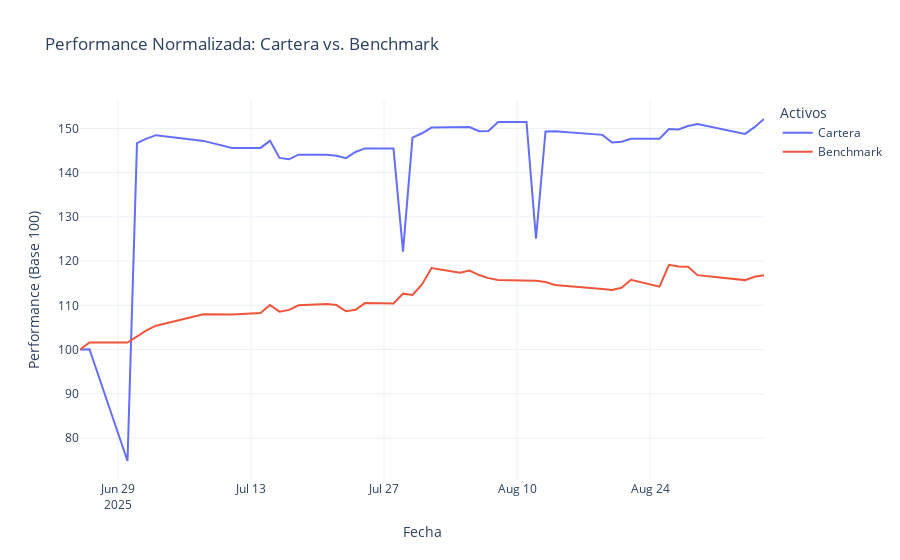
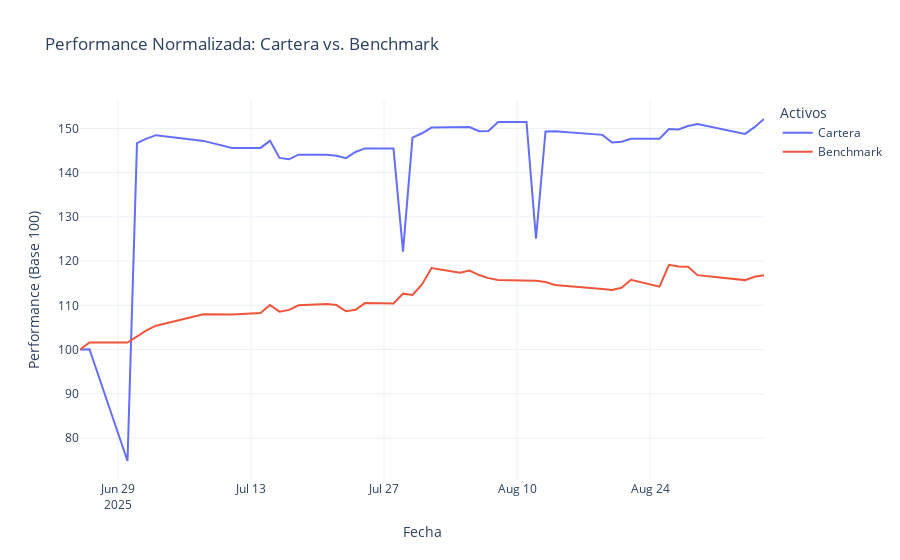

Here is the notebook cell these charts were saved with, in order:
### Code cell
if success_benchmark:
    print("\n🔬 COMPARANDO CARTERA VS. BENCHMARK COMPUESTO...")

    # 1. Obtener retornos de la cartera y del benchmark
    portfolio_returns = total_value_series.pct_change().dropna()
    portfolio_returns.name = 'Cartera'
    benchmark_returns = bmk_package['composite_returns']
    benchmark_returns.name = 'Benchmark'

    # 2. Combinar y alinear los retornos
    comparison_df = pd.concat([portfolio_returns, benchmark_returns], axis=1).dropna()

    # 3. Calcular métricas de riesgo comparativas
    risk_calc = RiskCalculator()
    
    # Métricas para la cartera y el benchmark
    portfolio_metrics = risk_calc.calculate_basic_metrics(comparison_df['Cartera'])
    portfolio_metrics['activo'] = 'Cartera'
    benchmark_metrics = risk_calc.calculate_basic_metrics(comparison_df['Benchmark'])
    benchmark_metrics['activo'] = 'Benchmark'

    # Métricas avanzadas (alfa, beta)
    advanced_metrics = risk_calc.calculate_advanced_metrics(
        returns=comparison_df['Cartera'],
        benchmark_returns=comparison_df['Benchmark']
    )
    if advanced_metrics:
        portfolio_metrics.update(advanced_metrics)
    # Asignar beta=1 y alpha=0 al benchmark (por definición)
    if 'beta' in portfolio_metrics:
        benchmark_metrics['beta'] = 1.0
    if 'alpha' in portfolio_metrics:
        benchmark_metrics['alpha'] = 0.0

    # 4. Crear tabla comparativa
    metrics_table = pd.DataFrame([portfolio_metrics, benchmark_metrics]).set_index('activo')
    
    display_cols = {
        'rendimiento_anual': 'Rendimiento Anual',
        'volatilidad': 'Volatilidad Anual',
        'sharpe_ratio': 'Sharpe Ratio',
        'max_drawdown': 'Max Drawdown',
        'alpha': 'Alpha',
        'beta': 'Beta'
    }
    available_cols = [col for col in display_cols.keys() if col in metrics_table.columns]
    
    print("\n📊 TABLA COMPARATIVA DE MÉTRICAS:")
    display(metrics_table[available_cols].rename(columns=display_cols))

    # 5. Graficar performance normalizada
    print("\n📈 GRÁFICO DE PERFORMANCE NORMALIZADA (CARTERA VS. BENCHMARK):")
    
    # Calcular precios normalizados (base 100)
    normalized_comparison = (1 + comparison_df).cumprod() * 100
    
    visualizer = PortfolioVisualizer()
    fig_comparison = visualizer.plot_normalized_performance(
        df=normalized_comparison,
        assets=['Cartera', 'Benchmark'],
        title='Performance Normalizada: Cartera vs. Benchmark',
        save_path="cartera_vs_benchmark"
    )
    fig_comparison.show()

### Figure 1 — Plotly figure (JSON) as saved in the notebook; plotly's stock layout.template omitted (floating-point values rounded to 4 significant figures)
{"data": [{"hovertemplate": "Activo=Cartera<br>Fecha=%{x}<br>Performance (Base 100)=%{y}<extra></extra>", "legendgroup": "Cartera", "line": {"color": "#636efa", "dash": "solid"}, "marker": {"symbol": "circle"}, "mode": "lines", "name": "Cartera", "orientation": "v", "showlegend": true, "type": "scatter", "x": ["2025-06-25T00:00:00", "2025-06-26T00:00:00", "2025-06-30T00:00:00", "2025-07-01T00:00:00", "2025-07-02T00:00:00", "2025-07-03T00:00:00", "2025-07-08T00:00:00", "2025-07-11T00:00:00", "2025-07-14T00:00:00", "2025-07-15T00:00:00", "2025-07-16T00:00:00", "2025-07-17T00:00:00", "2025-07-18T00:00:00", "2025-07-21T00:00:00", "2025-07-22T00:00:00", "2025-07-23T00:00:00", "2025-07-24T00:00:00", "2025-07-25T00:00:00", "2025-07-28T00:00:00", "2025-07-29T00:00:00", "2025-07-30T00:00:00", "2025-07-31T00:00:00", "2025-08-01T00:00:00", "2025-08-04T00:00:00", "2025-08-05T00:00:00", "2025-08-06T00:00:00", "2025-08-07T00:00:00", "2025-08-08T00:00:00", "2025-08-11T00:00:00", "2025-08-12T00:00:00", "2025-08-13T00:00:00", "2025-08-14T00:00:00", "2025-08-19T00:00:00", "2025-08-20T00:00:00", "2025-08-21T00:00:00", "2025-08-22T00:00:00", "2025-08-25T00:00:00", "2025-08-26T00:00:00", "2025-08-27T00:00:00", "2025-08-28T00:00:00", "2025-08-29T00:00:00", "2025-09-03T00:00:00", "2025-09-04T00:00:00", "2025-09-05T00:00:00"], "xaxis": "x", "y": [100, 100.1, 74.81, 146.7, 147.7, 148.5, 147.2, 145.6, 145.6, 147.2, 143.3, 143.0, 144.1, 144.1, 143.8, 143.3, 144.7, 145.5, 145.5, 122.2, 147.9, 148.9, 150.2, 150.2, 150.3, 149.4, 149.4, 151.4, 151.4, 125.0, 149.3, 149.4, 148.5, 146.8, 147.0, 147.7, 147.7, 149.9, 149.8, 150.5, 151.0, 148.8, 150.3, 152.1], "yaxis": "y"}, {"hovertemplate": "Activo=Benchmark<br>Fecha=%{x}<br>Performance (Base 100)=%{y}<extra></extra>", "legendgroup": "Benchmark", "line": {"color": "#EF553B", "dash": "solid"}, "marker": {"symbol": "circle"}, "mode": "lines", "name": "Benchmark", "orientation": "v", "showlegend": true, "type": "scatter", "x": ["2025-06-25T00:00:00", "2025-06-26T00:00:00", "2025-06-30T00:00:00", "2025-07-01T00:00:00", "2025-07-02T00:00:00", "2025-07-03T00:00:00", "2025-07-08T00:00:00", "2025-07-11T00:00:00", "2025-07-14T00:00:00", "2025-07-15T00:00:00", "2025-07-16T00:00:00", "2025-07-17T00:00:00", "2025-07-18T00:00:00", "2025-07-21T00:00:00", "2025-07-22T00:00:00", "2025-07-23T00:00:00", "2025-07-24T00:00:00", "2025-07-25T00:00:00", "2025-07-28T00:00:00", "2025-07-29T00:00:00", "2025-07-30T00:00:00", "2025-07-31T00:00:00", "2025-08-01T00:00:00", "2025-08-04T00:00:00", "2025-08-05T00:00:00", "2025-08-06T00:00:00", "2025-08-07T00:00:00", "2025-08-08T00:00:00", "2025-08-11T00:00:00", "2025-08-12T00:00:00", "2025-08-13T00:00:00", "2025-08-14T00:00:00", "2025-08-19T00:00:00", "2025-08-20T00:00:00", "2025-08-21T00:00:00", "2025-08-22T00:00:00", "2025-08-25T00:00:00", "2025-08-26T00:00:00", "2025-08-27T00:00:00", "2025-08-28T00:00:00", "2025-08-29T00:00:00", "2025-09-03T00:00:00", "2025-09-04T00:00:00", "2025-09-05T00:00:00"], "xaxis": "x", "y": [100, 101.6, 101.6, 102.9, 104.3, 105.4, 108.0, 107.9, 108.3, 110.1, 108.6, 109.0, 110.0, 110.3, 110.1, 108.7, 109.0, 110.5, 110.4, 112.6, 112.3, 114.7, 118.4, 117.4, 117.9, 116.8, 116.2, 115.7, 115.5, 115.5, 115.3, 114.6, 113.7, 113.5, 114.0, 115.8, 114.2, 119.2, 118.8, 118.7, 116.8, 115.7, 116.4, 116.8], "yaxis": "y"}], "layout": {"hovermode": "x unified", "legend": {"title": {"text": "Activos"}, "tracegroupgap": 0}, "title": {"text": "Performance Normalizada: Cartera vs. Benchmark"}, "xaxis": {"anchor": "y", "domain": [0, 1], "title": {"text": "Fecha"}}, "yaxis": {"anchor": "x", "domain": [0, 1], "title": {"text": "Performance (Base 100)"}}}}

### Figure 2 — Plotly figure (JSON) as saved in the notebook; plotly's stock layout.template omitted (floating-point values rounded to 4 significant figures)
{"data": [{"hovertemplate": "Activo=Cartera<br>Fecha=%{x}<br>Performance (Base 100)=%{y}<extra></extra>", "legendgroup": "Cartera", "line": {"color": "#636efa", "dash": "solid"}, "marker": {"symbol": "circle"}, "mode": "lines", "name": "Cartera", "orientation": "v", "showlegend": true, "type": "scatter", "x": ["2025-06-25T00:00:00", "2025-06-26T00:00:00", "2025-06-30T00:00:00", "2025-07-01T00:00:00", "2025-07-02T00:00:00", "2025-07-03T00:00:00", "2025-07-08T00:00:00", "2025-07-11T00:00:00", "2025-07-14T00:00:00", "2025-07-15T00:00:00", "2025-07-16T00:00:00", "2025-07-17T00:00:00", "2025-07-18T00:00:00", "2025-07-21T00:00:00", "2025-07-22T00:00:00", "2025-07-23T00:00:00", "2025-07-24T00:00:00", "2025-07-25T00:00:00", "2025-07-28T00:00:00", "2025-07-29T00:00:00", "2025-07-30T00:00:00", "2025-07-31T00:00:00", "2025-08-01T00:00:00", "2025-08-04T00:00:00", "2025-08-05T00:00:00", "2025-08-06T00:00:00", "2025-08-07T00:00:00", "2025-08-08T00:00:00", "2025-08-11T00:00:00", "2025-08-12T00:00:00", "2025-08-13T00:00:00", "2025-08-14T00:00:00", "2025-08-19T00:00:00", "2025-08-20T00:00:00", "2025-08-21T00:00:00", "2025-08-22T00:00:00", "2025-08-25T00:00:00", "2025-08-26T00:00:00", "2025-08-27T00:00:00", "2025-08-28T00:00:00", "2025-08-29T00:00:00", "2025-09-03T00:00:00", "2025-09-04T00:00:00", "2025-09-05T00:00:00"], "xaxis": "x", "y": [100, 100.1, 74.81, 146.7, 147.7, 148.5, 147.2, 145.6, 145.6, 147.2, 143.3, 143.0, 144.1, 144.1, 143.8, 143.3, 144.7, 145.5, 145.5, 122.2, 147.9, 148.9, 150.2, 150.2, 150.3, 149.4, 149.4, 151.4, 151.4, 125.0, 149.3, 149.4, 148.5, 146.8, 147.0, 147.7, 147.7, 149.9, 149.8, 150.5, 151.0, 148.8, 150.3, 152.1], "yaxis": "y"}, {"hovertemplate": "Activo=Benchmark<br>Fecha=%{x}<br>Performance (Base 100)=%{y}<extra></extra>", "legendgroup": "Benchmark", "line": {"color": "#EF553B", "dash": "solid"}, "marker": {"symbol": "circle"}, "mode": "lines", "name": "Benchmark", "orientation": "v", "showlegend": true, "type": "scatter", "x": ["2025-06-25T00:00:00", "2025-06-26T00:00:00", "2025-06-30T00:00:00", "2025-07-01T00:00:00", "2025-07-02T00:00:00", "2025-07-03T00:00:00", "2025-07-08T00:00:00", "2025-07-11T00:00:00", "2025-07-14T00:00:00", "2025-07-15T00:00:00", "2025-07-16T00:00:00", "2025-07-17T00:00:00", "2025-07-18T00:00:00", "2025-07-21T00:00:00", "2025-07-22T00:00:00", "2025-07-23T00:00:00", "2025-07-24T00:00:00", "2025-07-25T00:00:00", "2025-07-28T00:00:00", "2025-07-29T00:00:00", "2025-07-30T00:00:00", "2025-07-31T00:00:00", "2025-08-01T00:00:00", "2025-08-04T00:00:00", "2025-08-05T00:00:00", "2025-08-06T00:00:00", "2025-08-07T00:00:00", "2025-08-08T00:00:00", "2025-08-11T00:00:00", "2025-08-12T00:00:00", "2025-08-13T00:00:00", "2025-08-14T00:00:00", "2025-08-19T00:00:00", "2025-08-20T00:00:00", "2025-08-21T00:00:00", "2025-08-22T00:00:00", "2025-08-25T00:00:00", "2025-08-26T00:00:00", "2025-08-27T00:00:00", "2025-08-28T00:00:00", "2025-08-29T00:00:00", "2025-09-03T00:00:00", "2025-09-04T00:00:00", "2025-09-05T00:00:00"], "xaxis": "x", "y": [100, 101.6, 101.6, 102.9, 104.3, 105.4, 108.0, 107.9, 108.3, 110.1, 108.6, 109.0, 110.0, 110.3, 110.1, 108.7, 109.0, 110.5, 110.4, 112.6, 112.3, 114.7, 118.4, 117.4, 117.9, 116.8, 116.2, 115.7, 115.5, 115.5, 115.3, 114.6, 113.7, 113.5, 114.0, 115.8, 114.2, 119.2, 118.8, 118.7, 116.8, 115.7, 116.4, 116.8], "yaxis": "y"}], "layout": {"hovermode": "x unified", "legend": {"title": {"text": "Activos"}, "tracegroupgap": 0}, "title": {"text": "Performance Normalizada: Cartera vs. Benchmark"}, "xaxis": {"anchor": "y", "domain": [0, 1], "title": {"text": "Fecha"}}, "yaxis": {"anchor": "x", "domain": [0, 1], "title": {"text": "Performance (Base 100)"}}}}
